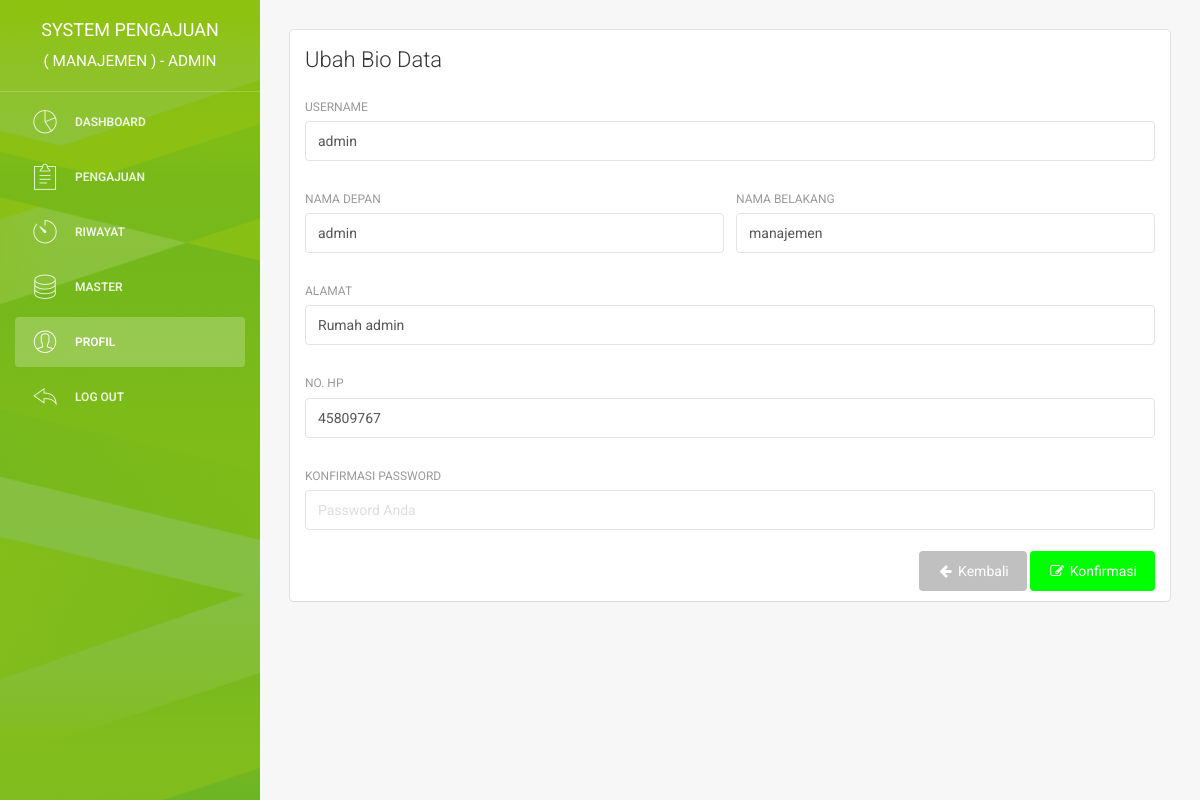
The app's page /admin/ubah_bio.php (signed in) with its own data.
### tables this page shows
CREATE TABLE `user` (
  `id_user` int(11) NOT NULL,
  `username` varchar(225) NOT NULL,
  `email` varchar(225) NOT NULL,
  `password` varchar(225) NOT NULL,
  `nama_depan` varchar(225) NOT NULL,
  `nama_belakang` varchar(225) NOT NULL,
  `jk` enum('laki-laki','perempuan') NOT NULL,
  `no_hp` varchar(50) NOT NULL,
  `alamat` text NOT NULL,
  `role` enum('manajemen','kaprodi','dosen','mahasiswa') NOT NULL,
  `pembuatan_akun` date NOT NULL,
  `update_akun` date NOT NULL,
  `nim` varchar(20) DEFAULT NULL,
  `kelas` varchar(10) DEFAULT NULL,
  `dosen` varchar(100) DEFAULT NULL,
  `cv` varchar(255) DEFAULT NULL,
  `khs` varchar(255) DEFAULT NULL,
  `portofolio` varchar(255) DEFAULT NULL
);

### admin/ubah_bio.php (the view, shortened to what this page needs)
<?php
    include '../system/koneksi.php';
?>
<!doctype html>
<html lang="en">
<head>
    <link href="../assets/css/bootstrap.min.css" rel="stylesheet" />
    <link href="../assets/css/animate.min.css" rel="stylesheet"/>
    <link href="../assets/css/light-bootstrap-dashboard.css" rel="stylesheet"/>
    <link href="../assets/css/demo.css" rel="stylesheet" />
    <link href="http://maxcdn.bootstrapcdn.com/font-awesome/4.2.0/css/font-awesome.min.css" rel="stylesheet">
    <link href="../assets/css/pe-icon-7-stroke.css" rel="stylesheet" />
    <link rel="stylesheet" href="../assets/dist/sweetalert.css">
</head>
<body>
    <div class="wrapper">
        <div class="sidebar" data-color="green" data-image="../assets/img/sidebar.jpg">
            <div class="sidebar-wrapper">
                <div class="logo">
                    <a href="index" class="simple-text">
    <?php
    $query_login = "SELECT * FROM user WHERE email ='$_SESSION[email]'";
        $result_login = mysqli_query($con, $query_login);
        $data_login = mysqli_fetch_assoc($result_login);
        $username_login = $data_login["username"];
        $namadepan_login = $data_login["nama_depan"];
        $namabelakang_login = $data_login["nama_belakang"];
        $nohp_login = $data_login["no_hp"];
        $alamat_login = $data_login["alamat"];
    ?>
                        System Pengajuan<br><small>( MANAJEMEN ) - <?php echo $username_login ?></small>
                    </a>
                </div>
                <ul class="nav">
                    <li>
                        <a href="index">
                            <i class="pe pe-7s-graph"></i>
                            <p>Dashboard</p>
                        </a>
                    </li>
                    <li>
                        <a href="pengajuan">
                            <i class="pe pe-7s-note2"></i>
                            <p>Pengajuan</p>
                        </a>
                    </li>
                    <li>
                        <a href="riwayat">
                            <i class="pe pe-7s-timer"></i>
                            <p>Riwayat</p>
                        </a>
                    </li>
                    <li>
                        <a data-toggle="collapse" href="#componentsExamples">
                            <i class="pe-7s-server"></i>
                            <p>Master</p>
                        </a>
                    </li>
                    <li class="active">
                        <a href="profil">
                            <i class="pe pe-7s-user"></i>
                            <p>Profil</p>
                        </a>
                    </li>
                    <li>
                        <a href="#" onclick = "logout()">
                            <i class="pe pe-7s-back"></i>
                            <p>Log out</p>
                        </a>
                    </li>
                </ul>
            </div>
        </div>
        <div class="main-panel">
            <div class="content">
                <div class="container-fluid">
                    <div class="row">
                        <div class="col-md-12">
                            <div class="card">
                                <div class="header">
                                    <h4 class="title">Ubah Bio Data</h4>
                                </div>
                                <div class="content">
                                    <form id="form_edit_user" method="post" action="system/proses_ubah_bio">
                                        <div class="row">
                                            <div class="col-md-12">
                                                <div class="form-group">
                                                    <label for="Username" >Username</label>
                                                    <input type="text" name="username" id="form_edit_user" class="form-control" placeholder="username" value="<?php echo $username_login ?>" required
                                                oninvalid="this.setCustomValidity('Mohon isi form berikut !')"
                                                oninput="setCustomValidity('')" >
                                                </div>
                                            </div>
                                        </div>
                                        <div class="row">
                                            <div class="col-md-6">
                                                <div class="form-group">
                                                    <label>Nama Depan</label>
                                                    <input type="text" name="nama_depan" id="form_edit_user" class="form-control" placeholder="Nama Depan" value="<?php echo $namadepan_login ?>" required
                                                oninvalid="this.setCustomValidity('Mohon isi form berikut !')"
                                                oninput="setCustomValidity('')" >
                                                </div>
                                            </div>
                                            <div class="col-md-6">
                                                <div class="form-group">
                                                    <label>Nama Belakang</label>
                                                    <input type="text" name="nama_belakang" id="form_edit_user" class="form-control" placeholder="Nama Belakang" value="<?php echo $namabelakang_login ?>" required
                                                oninvalid="this.setCustomValidity('Mohon isi form berikut !')"
                                                oninput="setCustomValidity('')" >
                                                </div>
                                            </div>
                                        </div>
                                        <div class="row">
                                            <div class="col-md-12">
                                                <div class="form-group">
                                                    <label>Alamat</label>
                                                    <input type="text" name="alamat" id="form_edit_user" class="form-control" placeholder="Alamat" value="<?php echo $alamat_login ?>" required
                                                oninvalid="this.setCustomValidity('Mohon isi form berikut !')"
                                                oninput="setCustomValidity('')" >
                                                </div>
                                            </div>
                                        </div>
                                        <div class="row">
                                            <div class="col-md-12">
                                                <div class="form-group">
                                                    <label>No. Hp</label>
                                                    <input type="number" name="nohp" id="form_edit_user" class="form-control" placeholder="No Hp" value="<?php echo $nohp_login ?>" >
                                                </div>
                                            </div>
                                        </div>
                                        <div class="row">
                                            <div class="col-md-12">
                                                <div class="form-group">
                                                    <label>Konfirmasi Password</label>
                                                    <input type="password" name="password" id="form_edit_user" class="form-control" placeholder="Password Anda" required
                                                    oninvalid="this.setCustomValidity('Mohon isi form berikut !')"
                                                    oninput="setCustomValidity('')" >
                                                </div>
                                            </div>
                                        </div>
                                        <div align="right">
                                            <a href="profil">
                                                <button type="button" name="input" rel="tooltip" title="Konfirmasi" class="btn btn-info btn-fill">
                                                    <i class="fa fa-arrow-left"></i> Kembali
                                                </button>
                                            </a>
                                            <button type="submit" name="input" rel="tooltip" title="Konfirmasi" class="btn btn-primary btn-fill">
                                                <i class="fa fa-edit"></i> Konfirmasi
                                            </button>
                                        </div>
                                    </form>
                                </div>
                            </div>
                        </div>
                    </div>
                </div>
            </div>
        </div>
    </div>
</body>
</html>

### records on screen
user: username "ADMIN", username "admin", nama_depan "admin", nama_belakang "manajemen", alamat "Rumah admin", nohp "45809767"
